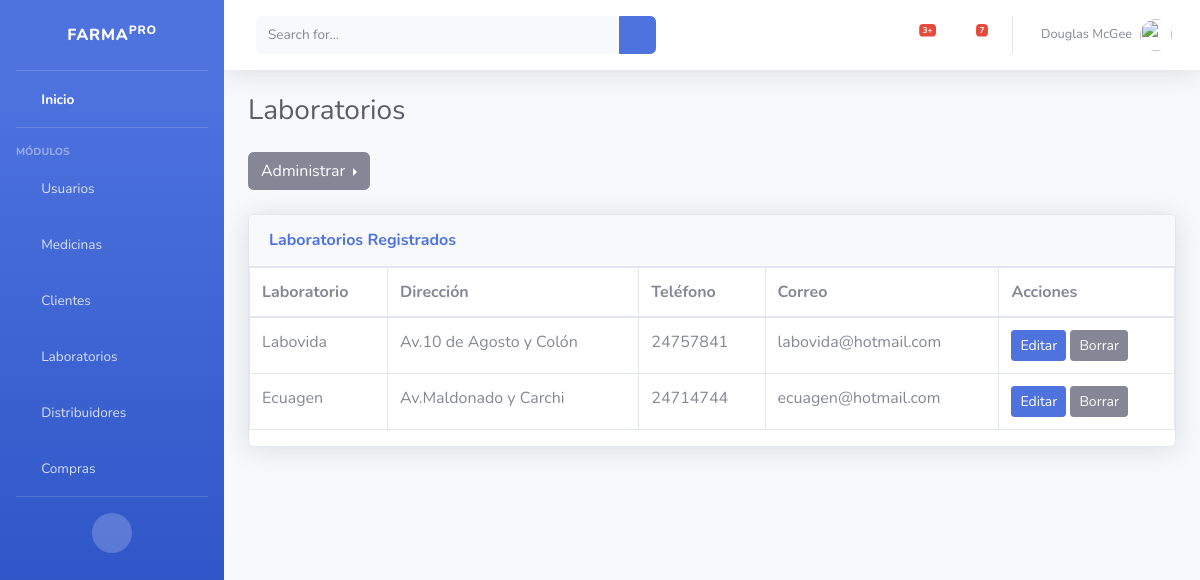
Page /laboratorios/ on the committed database.
### laboratorios/models.py (models this page shows, shortened)
class Laboratorio (models.Model):
    nombre_laboratorio = models.CharField(max_length=100, verbose_name="Laboratorio", blank=False, null=False, unique=True)
    direccion_laboratorio = models.TextField(max_length=200, verbose_name="Dirección", blank=False, null=False)
    telefono_laboratorio = models.BigIntegerField(verbose_name="Teléfono", blank=False, null=False )
    correo_laboratorio = models.EmailField( verbose_name="Correo", blank=False, null=False)
    registro_laboratorio = models.CharField(max_length=200, verbose_name="Registro", blank=False, null=False)
    autorizacion_laboratorio = models.CharField(max_length=200, verbose_name="Autorización", blank=False, null=False)
    class Meta:
        verbose_name ="Laboratorio"
        verbose_name_plural ="Laboratorios"

### laboratorios/views.py (the view)
# urls.py: path("", LaboratorioListView.as_view(), name="laboratorios"),
class LaboratorioListView(ListView):
    model = Laboratorio

### laboratorios/templates/laboratorios/laboratorio_list.html
{% extends 'core/base.html' %}
{% block cabecera %}
Laboratorios
{% endblock %}
{% block pie %}
{% include 'laboratorios/laboratorio_menu.html'%}
<div class="card shadow mb-4">
  <div class="card-header py-3">
      <h6 class="m-0 font-weight-bold text-primary">Laboratorios Registrados</h6>
  </div>
      <div class="table-responsive">
<table class="table table-bordered" id="dataTable" width="100%" cellspacing="0">
<thead>
    <tr>
        <th scope="col">Laboratorio</th>
        <th scope="col">Dirección</th>
        <th scope="col">Teléfono</th>
        <th scope="col">Correo</th>
        <th scope="col">Acciones</th>
    </tr>
  </thead>
    <tbody>
        {% for laboratorio in object_list %}
    <tr>
        <td>{{laboratorio.nombre_laboratorio}}</td>
        <td>{{laboratorio.direccion_laboratorio}}</td>
        <td>{{laboratorio.telefono_laboratorio}}</td>
        <td>{{laboratorio.correo_laboratorio}}</td>
        <td>
          <a href="{% url 'laboratorios:update' laboratorio.id %}" class="btn btn-sm btn-primary">Editar</a>
          <a href="{% url 'laboratorios:delete' laboratorio.id %}" class="btn btn-secondary btn-sm">Borrar</a>
        </td>
    </tr>
    {% endfor %}
    </tbody>
</table>
{% endblock %}

### rows in the picture
Laboratorio: nombre_laboratorio "Labovida", direccion_laboratorio "Av.10 de Agosto y Colón", telefono_laboratorio "24757841", correo_laboratorio "labovida@hotmail.com"
Laboratorio: nombre_laboratorio "Ecuagen", direccion_laboratorio "Av.Maldonado y Carchi", telefono_laboratorio "24714744", correo_laboratorio "ecuagen@hotmail.com"
